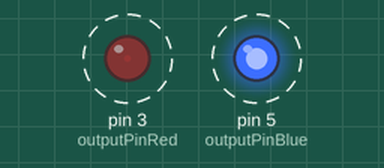
A sketch run on a simulated Arduino Uno, built with avr-gcc and run on an emulated ATmega328P. On the bench: output pins drawn as LEDs (lit = HIGH). Dashed ring = blinking.

Above: at 0.05 s.
Timing chart, 0 to 3.0 s (numbered marks = the images above):
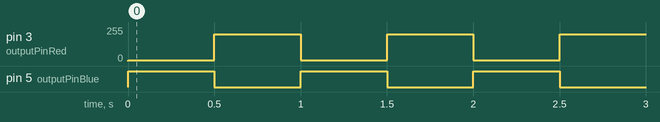

The sketch:

main.ino
```cpp
/*
 *  LED_BUILTIN is a system constant for every Arduino board
 */

#define outputPinBlue 5
#define outputPinRed 3


void setup() {
  Serial.begin(9600);
  pinMode(outputPinBlue, OUTPUT); // Set the pin as output
  pinMode(outputPinRed, OUTPUT); // Set the pin as output

}

void loop() {

  // analogRead values go from 0 to 1023, analogWrite values from 0 to 255

  digitalWrite(outputPinBlue, HIGH);
  analogWrite(outputPinRed, 5);
  delay(500);

  digitalWrite(outputPinBlue, LOW);
  analogWrite(outputPinRed, 200);
  delay(500);
}
```

Measured:
- by itself, pin 3 (outputPinRed): alternates 200/255 for 0.50 s and 5/255 for 0.50 s
- by itself, pin 5 (outputPinBlue): alternates HIGH for 0.50 s and LOW for 0.50 s
